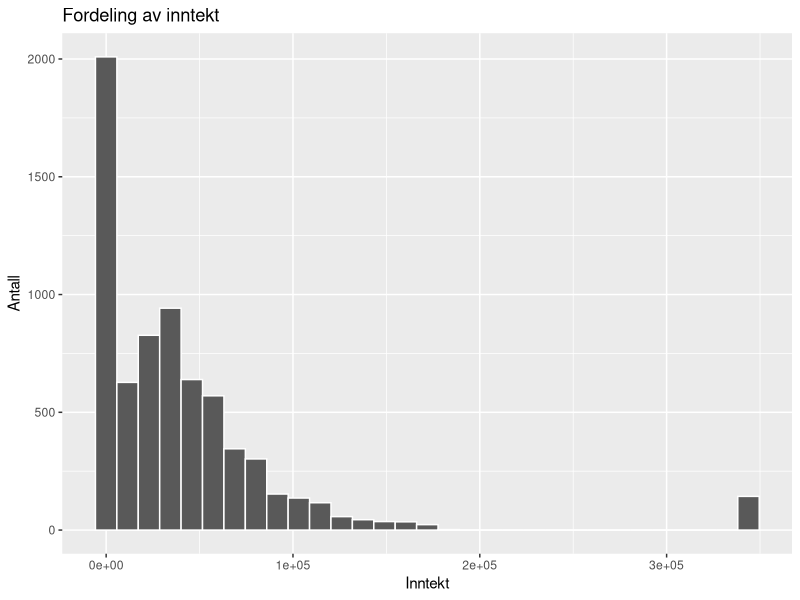
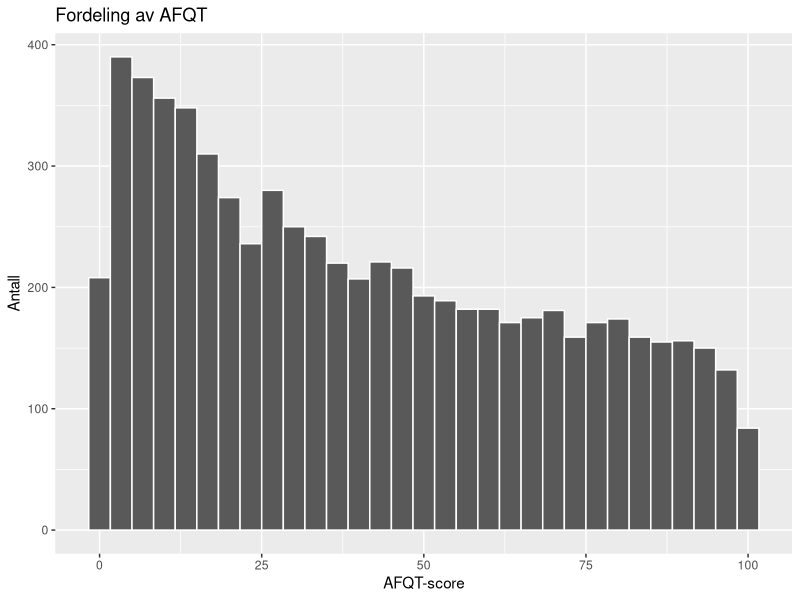
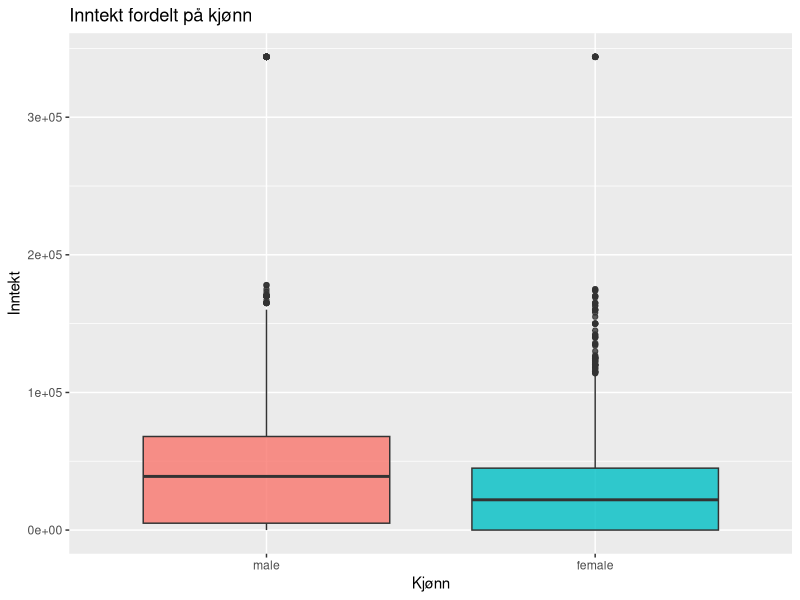
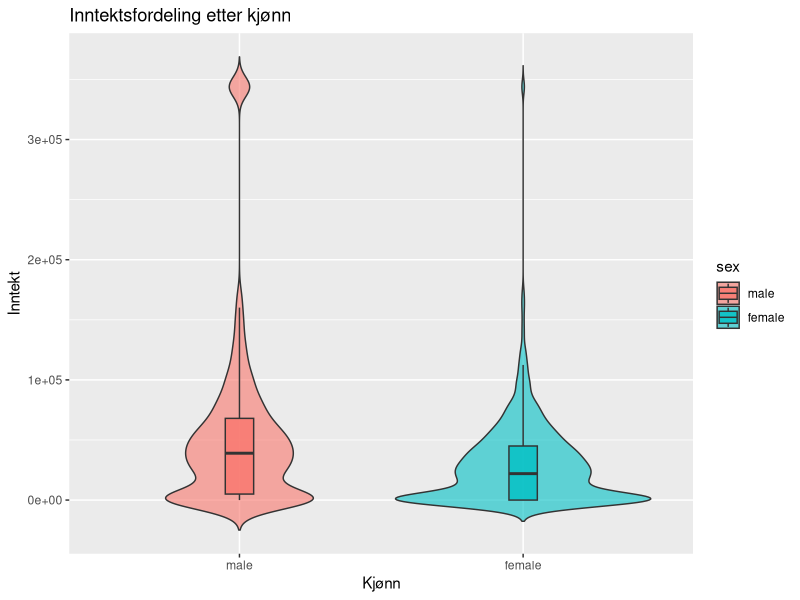
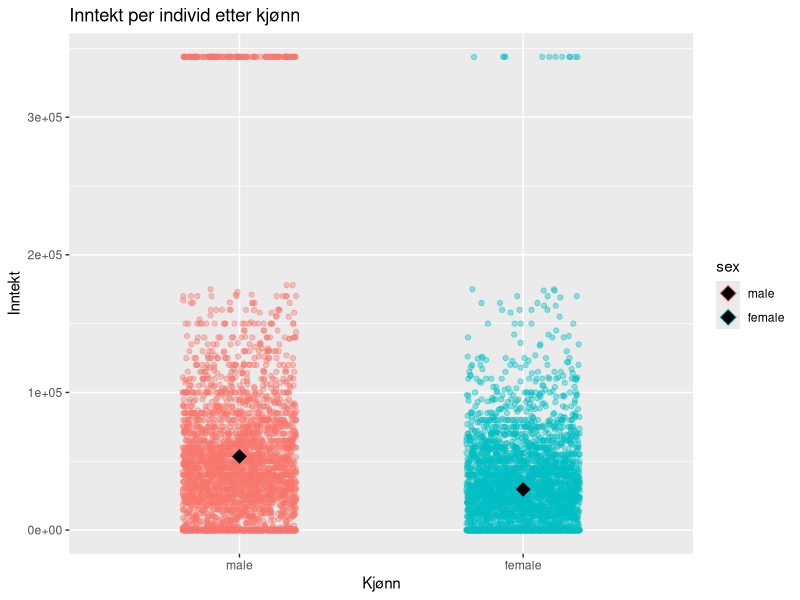
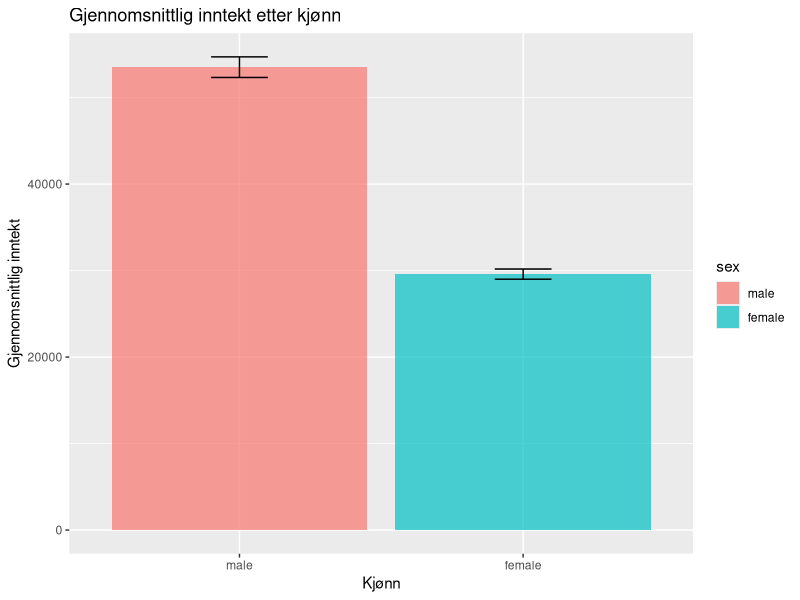
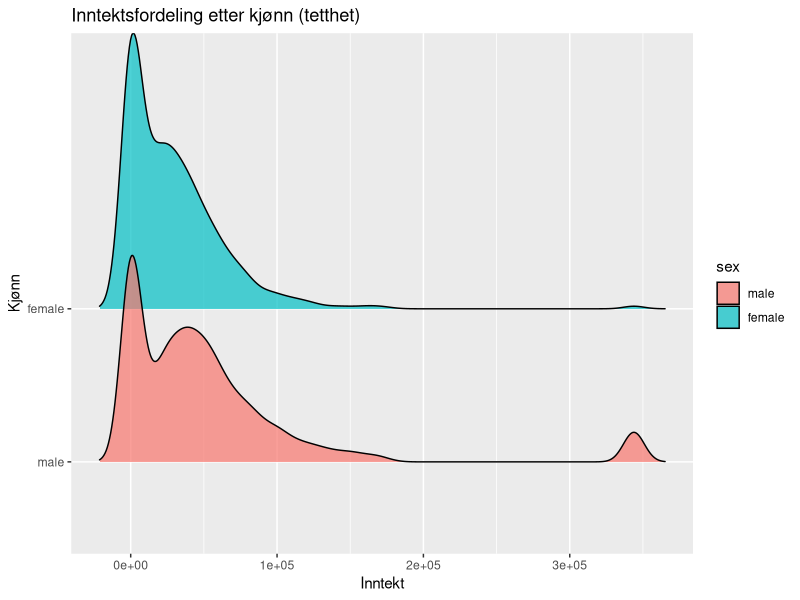
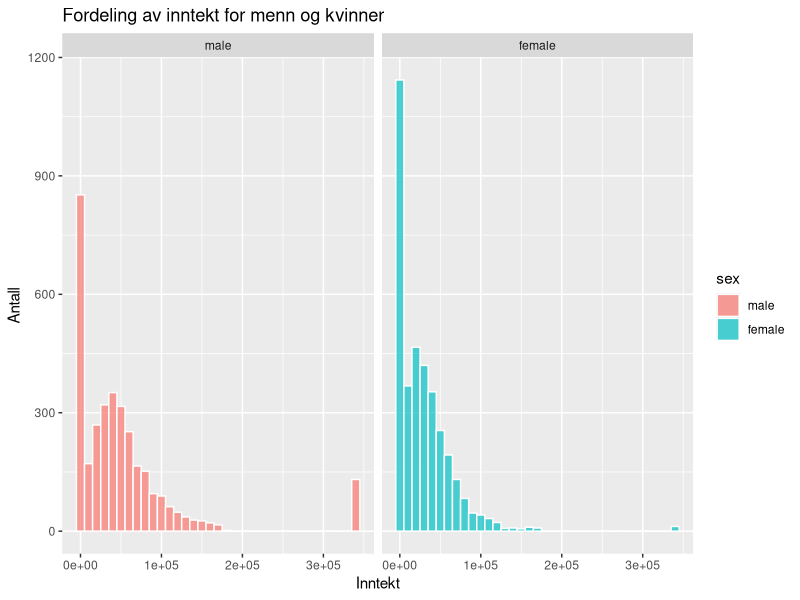

Reproduce these figures in R, in order.
## ---- chunk 1
library(dplyr)
library(ggplot2)
library(modelr)
library(knitr)

data <- modelr::heights

modelr::heights
## ---- chunk 2
data |>
summarise(
n = n(),
mean_income = mean(income),
sd_income = sd(income),
median_income = median(income),
mean_afqt = mean(afqt),
sd_afqt = sd(afqt),
median_afqt = median(afqt)
) |>
knitr::kable()
## ---- chunk 3
ggplot(data, aes(x = income)) +
geom_histogram(binwidth = diff(range(data$income, na.rm=TRUE))/30, color = "white") +
labs(title = "Fordeling av inntekt",
x = "Inntekt",
y = "Antall")

ggplot(data, aes(x = afqt)) +
geom_histogram(binwidth = diff(range(data$afqt, na.rm=TRUE))/30, color = "white") +
labs(title = "Fordeling av AFQT",
x = "AFQT-score",
y = "Antall")


## ---- chunk 4
ggplot(data = modelr::heights, aes(x = sex, y = income, fill = sex)) +
geom_boxplot(alpha = 0.8, show.legend = FALSE) +
labs(title = "Inntekt fordelt på kjønn",
x = "Kjønn", y = "Inntekt")


ggplot(data = modelr::heights, aes(x = sex, y = income, fill = sex)) +
  geom_violin(trim = FALSE, alpha = 0.6) +
  geom_boxplot(width = 0.1, outlier.shape = NA, alpha = 0.8) +
  labs(title = "Inntektsfordeling etter kjønn",
       x = "Kjønn", y = "Inntekt")

ggplot(data = modelr::heights, aes(x = sex, y = income, color = sex)) +
  geom_jitter(alpha = 0.4, width = 0.2) +
  stat_summary(fun = mean, geom = "point", shape = 23, size = 4, fill = "black") +
  labs(title = "Inntekt per individ etter kjønn",
       x = "Kjønn", y = "Inntekt")

ggplot(data = modelr::heights, aes(x = sex, y = income, fill = sex)) +
  stat_summary(fun = mean, geom = "bar", alpha = 0.7) +
  stat_summary(fun.data = mean_se, geom = "errorbar", width = 0.2) +
  labs(title = "Gjennomsnittlig inntekt etter kjønn",
       x = "Kjønn", y = "Gjennomsnittlig inntekt")


library(ggridges)

ggplot(data = modelr::heights, aes(x = income, y = sex, fill = sex)) +
  geom_density_ridges(alpha = 0.7) +
  labs(title = "Inntektsfordeling etter kjønn (tetthet)",
       x = "Inntekt", y = "Kjønn")

ggplot(data = modelr::heights, aes(x = income, fill = sex)) +
  geom_histogram(binwidth = 10000, alpha = 0.7, color = "white") +
  facet_wrap(~ sex) +
  labs(title = "Fordeling av inntekt for menn og kvinner",
       x = "Inntekt", y = "Antall")

## ---- chunk 5
ggplot(data, aes(x = sex, y = afqt, fill = sex)) +
geom_violin(alpha = 0.6, trim = FALSE, show.legend = FALSE) +
geom_boxplot(width = .15, outlier.shape = NA, alpha = 0.8, show.legend = FALSE) +
labs(title = "AFQT fordelt pa kjonn",
x = "Kjonn", y = "AFQT-score")

## ---- chunk 6
echo = FALSE
ggplot(data, aes(x = afqt, y = income, color = sex)) +
geom_point(alpha = 0.4) +
geom_smooth(method = "lm", se = FALSE) +
labs(title = "Sammenheng mellom AFQT og inntekt",
x = "AFQT-score", y = "Inntekt", color = "Kjonn")

## ---- chunk 7
# Enkel korrelasjon mellom income og afqt

cor_tbl <- data |>
summarise(kor_income_afqt = cor(income, afqt))
knitr::kable(cor_tbl)

# Parvis spredningsplott (kan være "tungt" på store datasett)

pairs(~ income + afqt, data = data)

# regresjon
mod1 <- lm(income ~ afqt + sex, data = data)
broom::tidy(mod1, conf.int = TRUE) |>
knitr::kable(digits = 3)

